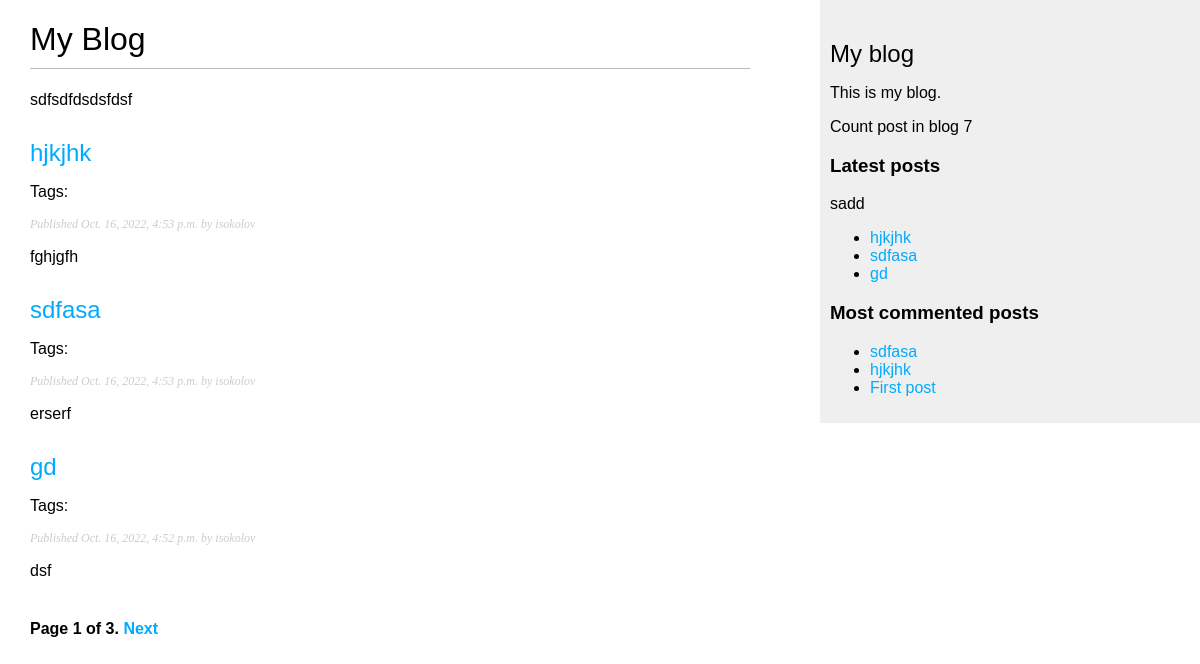
The app's page /blog, older data.
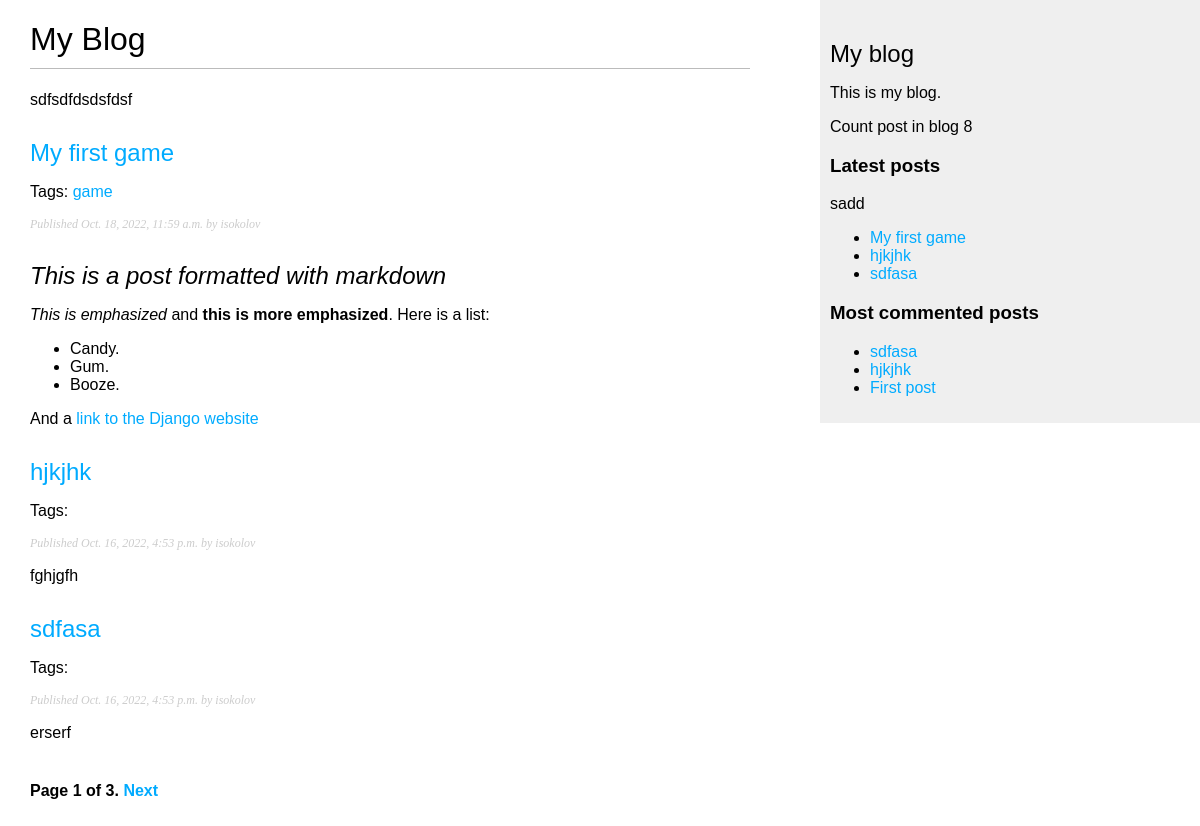
The same page, newer data.
### blog/models.py (models this page shows, shortened)
class Post (models.Model):
    tags = TaggableManager()
    objects = models.Manager()
    published = PublishedManager()
    STATUS_CHOICES = (
        ('draft', 'DRAFT'),
        ('published', 'Published'),
    )
    title = models.CharField(max_length=250)
    slug = models.SlugField(max_length=250,
                            unique_for_date='publish')
    author = models.ForeignKey(User,
                               on_delete=models.CASCADE,
                               related_name='blog_posts')
    body = models.TextField()
    publish = models.DateTimeField(default=timezone.now)
    created = models.DateTimeField(auto_now_add=True)
    updated = models.DateTimeField(auto_now=True)
    status = models.CharField(max_length=10,
                              choices=STATUS_CHOICES,
                              default='draft')
    class Meta:
        ordering = ('-publish',)
    def get_absolute_url(self):
        return reverse('blog:post_detail',
                       args=[self.publish.year,
                             self.publish.month,
                             self.publish.day, self.slug])

### blog/views.py (the view)
# urls.py: path('', views.post_list, name='post_list'),
def post_list(request, tag_slug=None):
    object_list = Post.published.all()
    tag = None
    if tag_slug:
        tag = get_object_or_404(Tag, slug=tag_slug)
        object_list = object_list.filter(tags__in=[tag])
    paginator = Paginator(object_list, 3)
    page = request.GET.get('page')
    try:
        posts = paginator.page(page)
    except PageNotAnInteger:
        posts = paginator.page(1)
    except EmptyPage:
        posts = paginator.page(paginator.num_pages)
    return render(request,
                  'blog/post/list.html',
                  {'page': page,
                   'posts': posts,
                   'tag': tag})

### blog/models.py (called while the page is built)
    def get_queryset(self):
        return super(PublishedManager,
                     self).get_queryset().\
            filter(status="published")

### blog/templatetags/blog_tags.py (called while the page is built)
@register.simple_tag
def total_posts():
    return Post.published.count()

@register.inclusion_tag('blog/post/latest_posts.html')
def show_latest_posts(count=5):
    latest_post = Post.published.order_by('-publish')[:count]
    return {'latest_posts': latest_post}

@register.simple_tag()
def get_most_commented_posts(count=5):
    return Post.published.annotate(
        total_comments=Count('comments')
    ).order_by('-total_comments')[:count]

@register.filter(name='markdown')
def markdown_format(text):
    return mark_safe(markdown.markdown(text))

### blog/templates/blog/post/list.html (shortened to what this page needs)
{% extends "blog/base.html" %}
{% load blog_tags %}
{% block content %}
    <h1>My Blog</h1>
    sdfsdfdsdsfdsf
    {% for post in posts %}
        <h2>
            <a href="{{ post.get_absolute_url }}">
                {{ post.title }}
            </a>
        </h2>
        <p class="tags">
                Tags:
                {% for tag in post.tags.all %}
                    <a href="{% url "blog:post_list_by_tag" tag.slug %}">
                        {{tag.name}}
                    </a>
                {% endfor %}
            </p>
        <p class="date">
            Published {{ post.publish }} by {{ post.author }}
        </p>
        {{ post.body|markdown|truncatewords_html:30 }}
    {% endfor %}
    {% include "./pagination.html" with page=posts %}
{% endblock %}

### blog/templates/blog/base.html (shortened to what this page needs)
{% load blog_tags %}
{% load static %}
<!DOCTYPE html>
<html lang="en">
    <head>
        <link href="{% static "css/blog.css" %}" rel="stylesheet">
    </head>
    <body>
        <div id="content">
            {% block content %}
            {% endblock %}
        </div>
        <div id="sidebar">
            <h2>My blog</h2>
            <p>This is my blog.</p>
            <p>Count post in blog {% total_posts %}</p>
            <h3>Latest posts</h3>
            {% show_latest_posts 3 %}
            <h3>Most commented posts</h3>
            {% get_most_commented_posts 3 as most_commentes_posts %}
            <ul>
                {% for post in most_commentes_posts %}
                    <li>
                        <a href="{{ post.get_absolute_url }}">{{ post.title }}</a>
                    </li>
                {% endfor %}
            </ul>
        </div>
    </body>
</html>

### blog/templates/blog/post/pagination.html (shortened to what this page needs)
<div class="pagination">
    <span class="step-links">
        <span class="current">
            Page {{ page.number }} of {{ page.paginator.num_pages }}.
        </span>
        {% if page.has_next %}
            <a href="?page={{ page.next_page_number }}">Next</a>
        {% endif %}
    </span>
</div>

### blog/templates/blog/post/latest_posts.html
sadd
<ul>
    {% for post in latest_posts %}
        <li>
            <a href="{{ post.get_absolute_url }}">{{ post.title }}</a>
        </li>
    {% endfor %}
</ul>

### blog/static/css/blog.css (style rules this page uses)
body { margin:0; padding:0; font-family:helvetica, sans-serif; }
a { color:#00abff; text-decoration:none; }
h1 { font-weight:normal; border-bottom:1px solid #bbb; padding:0 0 10px 0; }
h2 { font-weight:normal; margin:30px 0 0; }
#content { float:left; width:60%; padding:0 0 0 30px; }
#sidebar { float:right; width:30%; padding:10px; background:#efefef; height:100%; }
p.date { color:#ccc; font-family: georgia, serif; font-size: 12px; font-style: italic; }
.pagination { margin:40px 0; font-weight:bold; }

Row changes from the older to the newer data that the page shows:
no longer on this page (row unchanged): Post: title "gd", publish "Oct. 16, 2022, 4:52 p.m.", author "isokolov", body "dsf"
added Post: title "My first game", publish "Oct. 18, 2022, 11:59 a.m.", author "isokolov", body "This is a post formatted with markdown This is emphasized and this is more emphasized . Here is a list: Candy. Gum. Booze. And a link to the Django website"
added Tag: name "game"
Text that changed along with them:
text no longer shown: "7"
text now shown: "8"
